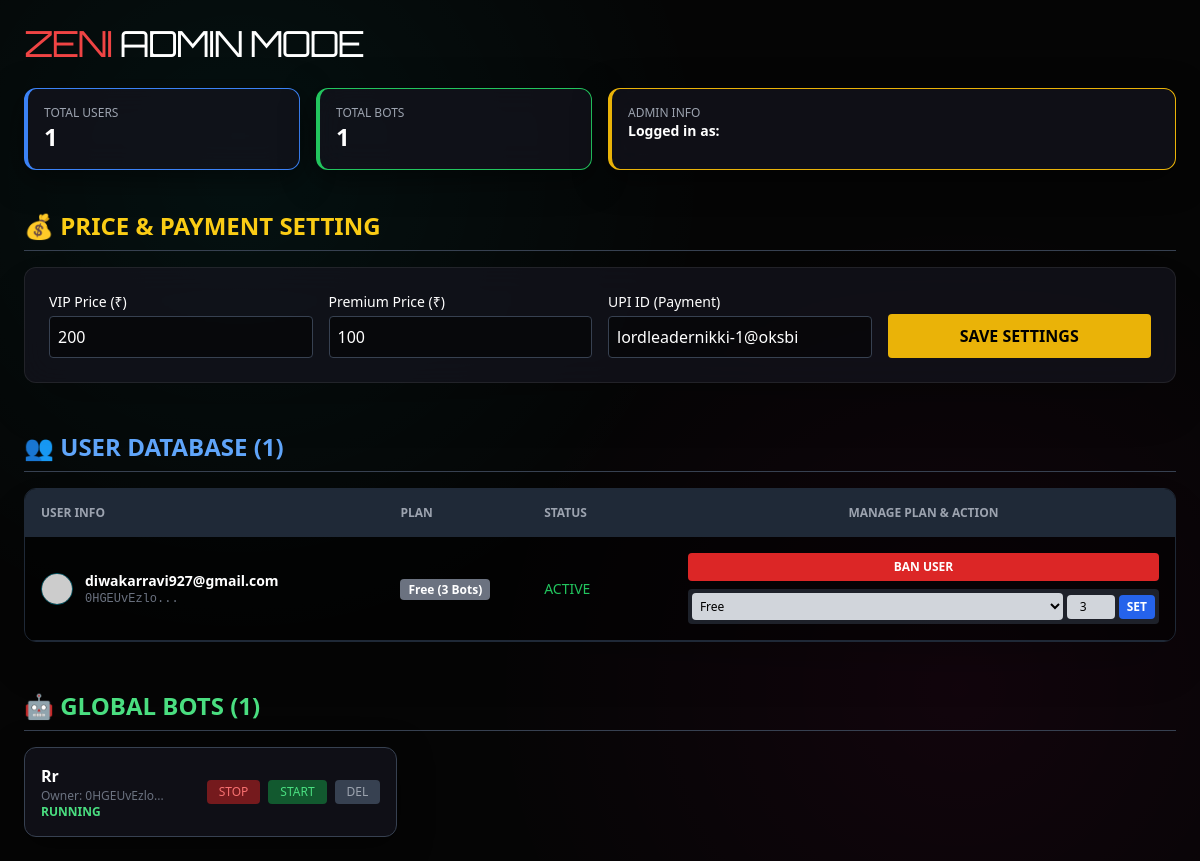
Page /admin (signed in) on the committed database.
### tables this page shows
CREATE TABLE settings
                 (key TEXT PRIMARY KEY, value TEXT);

CREATE TABLE users
                 (firebase_uid TEXT PRIMARY KEY, email TEXT, photo_url TEXT,
                  plan_type TEXT DEFAULT 'Free', bot_limit INTEGER DEFAULT 3,
                  is_banned INTEGER DEFAULT 0, joined_at TEXT);

CREATE TABLE bots
                 (id INTEGER PRIMARY KEY AUTOINCREMENT, firebase_uid TEXT, bot_name TEXT,
                  pid INTEGER, status TEXT, extract_path TEXT, working_dir TEXT, main_file TEXT);

### app.py (the view)
@app.route('/admin')
def admin_panel():
    if not session.get('admin_logged_in'):
        return redirect(url_for('admin_login'))
    conn = get_db()
    all_users = conn.execute('SELECT * FROM users').fetchall()
    bots = conn.execute('SELECT * FROM bots').fetchall()
    settings = conn.execute('SELECT * FROM settings').fetchall()
    settings_dict = {row['key']: row['value'] for row in settings}
    conn.close()
    return render_template('admin_new.html',
                           all_users=all_users,
                           bots=bots,
                           settings=settings_dict)

### app.py (called while the page is built)
def get_db():
    conn = sqlite3.connect('database.db')
    conn.row_factory = sqlite3.Row
    return conn

### templates/admin_new.html (shortened to what this page needs)
{% extends "base.html" %}
{% block content %}
<div class="min-h-screen p-4 md:p-6 font-sans">
    <div class="max-w-7xl mx-auto">
        <h1 class="text-4xl font-cyber text-red-500 mb-6 tracking-tighter">ZENI <span class="text-white">ADMIN MODE</span></h1>
        <div class="grid grid-cols-2 md:grid-cols-4 gap-4 mb-10">
            <div class="glass p-4 rounded-xl border-l-4 border-blue-500">
                <div class="text-gray-400 text-xs">TOTAL USERS</div>
                <div class="text-2xl font-bold">{{ all_users | length }}</div>
            </div>
            <div class="glass p-4 rounded-xl border-l-4 border-green-500">
                <div class="text-gray-400 text-xs">TOTAL BOTS</div>
                <div class="text-2xl font-bold">{{ bots | length }}</div>
            </div>
            <div class="glass p-4 rounded-xl border-l-4 border-yellow-500 col-span-2 md:col-span-2">
                <div class="text-gray-400 text-xs">ADMIN INFO</div>
                <div class="text-sm font-bold">Logged in as: {{ session['user_email'] | default(admin_user) }}</div>
            </div>
        </div>
        <h2 class="text-2xl font-bold mb-4 border-b border-gray-700 pb-2 text-yellow-400">💰 PRICE & PAYMENT SETTING</h2>
        <div class="glass p-6 rounded-xl shadow-2xl mb-12">
            <form action="{{ url_for('update_settings') }}" method="POST" class="grid grid-cols-1 md:grid-cols-4 gap-4 items-end">
                <div>
                    <label class="block text-sm font-medium mb-1">VIP Price (₹)</label>
                    <input type="number" name="vip_price" value="{{ settings.vip_price | default(250) }}" required class="w-full p-2 rounded bg-black/50 text-white border border-gray-700 focus:border-yellow-400 outline-none" min="0">
                </div>
                <div>
                    <label class="block text-sm font-medium mb-1">Premium Price (₹)</label>
                    <input type="number" name="premium_price" value="{{ settings.premium_price | default(100) }}" required class="w-full p-2 rounded bg-black/50 text-white border border-gray-700 focus:border-yellow-400 outline-none" min="0">
                </div>
                <div>
                    <label class="block text-sm font-medium mb-1">UPI ID (Payment)</label>
                    <input type="text" name="upi_id" value="{{ settings.upi_id | default('lordleadernikki-1@oksbi') }}" required class="w-full p-2 rounded bg-black/50 text-white border border-gray-700 focus:border-yellow-400 outline-none">
                </div>
                <div>
                    <button type="submit" class="w-full bg-yellow-500 hover:bg-yellow-600 text-black font-bold py-2.5 rounded transition-all">
                        SAVE SETTINGS
                    </button>
                </div>
            </form>
        </div>
        <h2 class="text-2xl font-bold mb-4 border-b border-gray-700 pb-2 text-blue-400">👥 USER DATABASE ({{ all_users|length }})</h2>
        <div class="overflow-x-auto rounded-xl border border-gray-800 shadow-2xl mb-12 mobile-table-wrapper">
            <table class="w-full text-left bg-black/50">
                <thead class="bg-gray-800 text-gray-400 text-xs uppercase sticky top-0 z-10">
                    <tr>
                        <th class="p-4 w-[250px]">User Info</th>
                        <th class="p-4 w-[100px]">Plan</th>
                        <th class="p-4 w-[100px]">Status</th>
                        <th class="p-4 w-[350px] text-center">Manage Plan & Action</th>
                    </tr>
                </thead>
                <tbody class="text-sm">
                    {% for user in all_users %}
                    <tr class="border-b border-gray-800 hover:bg-gray-900/50 transition">
                        <td class="p-4" data-label="UID:">
                            <div class="flex items-center gap-3">
                                <img src="{{ user['photo_url'] or 'https://placehold.co/32x32/1f2937/a1a1aa?text=U' }}"
                                     onerror="this.onerror=null;this.src='https://placehold.co/32x32/1f2937/a1a1aa?text=U';"
                                     class="w-8 h-8 rounded-full object-cover border border-cyan-500/50">
                                <div>
                                    <div class="font-bold text-white">{{ user['email'] }}</div>
                                    <div class="text-gray-500 text-xs font-mono">{{ user['firebase_uid'][:10] }}...</div>
                                </div>
                            </div>
                        </td>
                        <td class="p-4" data-label="Plan:">
                            <span class="px-2 py-0.5 rounded text-xs font-semibold"
                                  style="background-color:
                                      {% if user.plan_type == 'VIP' %}#f59e0b;
                                      {% elif user.plan_type == 'Premium' %}#10b981;
                                      {% else %}#6b7280;{% endif %}">
                                {{ user.plan_type }} ({{ user['bot_limit'] }} Bots)
                            </span>
                        </td>
                        <td class="p-4" data-label="Status:">
                            {% if user.is_banned %}
                            <span class="text-red-500 font-bold">BANNED</span>
                            {% else %}
                            <span class="text-green-500">ACTIVE</span>
                            {% endif %}
                        </td>
                        <td class="p-4" data-label="Controls:">
                            <div class="flex flex-col gap-2">
                                <form action="{{ url_for('admin_update_user') }}" method="POST" class="w-full">
                                    <button type="submit" class="w-full text-xs font-bold py-1.5 px-2 rounded
                                        {% if user.is_banned %}bg-green-600 hover:bg-green-700{% else %}bg-red-600 hover:bg-red-700{% endif %}">
                                        {% if user.is_banned %}UNBAN{% else %}BAN USER{% endif %}
                                    </button>
                                </form>
                                <form action="{{ url_for('admin_update_user') }}" method="POST" class="flex items-center gap-1 text-xs bg-gray-700/50 p-1 rounded">
                                    <select name="plan" class="text-black p-1 rounded text-xs flex-1 bg-gray-300">
                                        <option value="Free" {% if user.plan_type == 'Free' %}selected{% endif %}>Free</option>
                                    </select>
                                    <input type="number" name="limit" value="{{ user.bot_limit }}" placeholder="Limit" class="w-12 text-black p-1 rounded text-xs text-center bg-gray-300">
                                    <button type="submit" class="bg-blue-600 hover:bg-blue-700 text-white font-bold py-1 px-2 rounded">
                                        SET
                                    </button>
                                </form>
                            </div>
                        </td>
                    </tr>
                    {% endfor %}
                </tbody>
            </table>
        </div>
        <h2 class="text-2xl font-bold mb-4 border-b border-gray-700 pb-2 text-green-400">🤖 GLOBAL BOTS ({{ bots | length }})</h2>
        <div class="grid grid-cols-1 md:grid-cols-2 lg:grid-cols-3 gap-4">
            {% for bot in bots %}
            <div class="glass p-4 rounded-xl border border-gray-700 flex justify-between items-center">
                <div>
                    <div class="font-bold text-white">{{ bot['bot_name'] }}</div>
                    <div class="text-xs text-gray-500">Owner: {{ bot['firebase_uid'][:10] }}...</div>
                    <div class="text-xs {% if bot.status == 'running' %}text-green-400{% else %}text-red-400{% endif %} font-semibold uppercase">{{ bot.status }}</div>
                </div>
                <div class="flex gap-2">
                    <a href="{{ url_for('bot_action', action='stop', bot_id=bot.id) }}" class="px-3 py-1 bg-red-600/50 text-red-400 rounded text-xs hover:bg-red-600 hover:text-white transition">STOP</a>
                    <a href="{{ url_for('bot_action', action='start', bot_id=bot.id) }}" class="px-3 py-1 bg-green-600/50 text-green-400 rounded text-xs hover:bg-green-600 hover:text-white transition">START</a>
                    <a href="{{ url_for('bot_action', action='delete', bot_id=bot.id) }}" class="px-3 py-1 bg-gray-700 text-gray-400 rounded text-xs hover:bg-white hover:text-black transition">DEL</a>
                </div>
            </div>
            {% endfor %}
        </div>
    </div>
</div>
{% endblock %}

### templates/base.html (shortened to what this page needs)
<!DOCTYPE html>
<html lang="en" class="dark">
<head>
    <script src="https://cdn.tailwindcss.com"></script>
    <link href="https://cdnjs.cloudflare.com/ajax/libs/font-awesome/6.4.2/css/all.min.css" rel="stylesheet">
</head>
<body>
    {% block content %}{% endblock %}
</body>
</html>

### templates/base.html (style rules this page uses)
body { background-color: #050505; color: #fff; font-family: 'Rajdhani', sans-serif; background-image: radial-gradient(circle at 20% 20%, rgba(0, 255, 255, 0.05) 0%, transparent 40%), radial-gradient(circle at 80% 80%, rgba(255, 0, 150, 0.05) 0%, transparent 40%); min-height: 100vh; }
.font-cyber { font-family: 'Orbitron', sans-serif; }
.glass { background: rgba(20, 20, 30, 0.7); backdrop-filter: blur(15px); border: 1px solid rgba(255, 255, 255, 0.08); box-shadow: 0 8px 32px rgba(0, 0, 0, 0.5); }

### rows in the picture
settings: vip_price "200"
settings: premium_price "100"
settings: upi_id "lordleadernikki-1@oksbi"
users: email "diwakarravi927@gmail.com", user "0HGEUvEzlo", plan_type "Free", bot_limit "3", is_banned "ACTIVE", plan "Free", limit "3"
bots: bot_name "Rr", firebase_uid "0HGEUvEzlo", status "RUNNING"

### other values in the picture
{{ all_users | length }} "1"
{{ bots | length }} "1"
{{ all_users|length }} "1"
